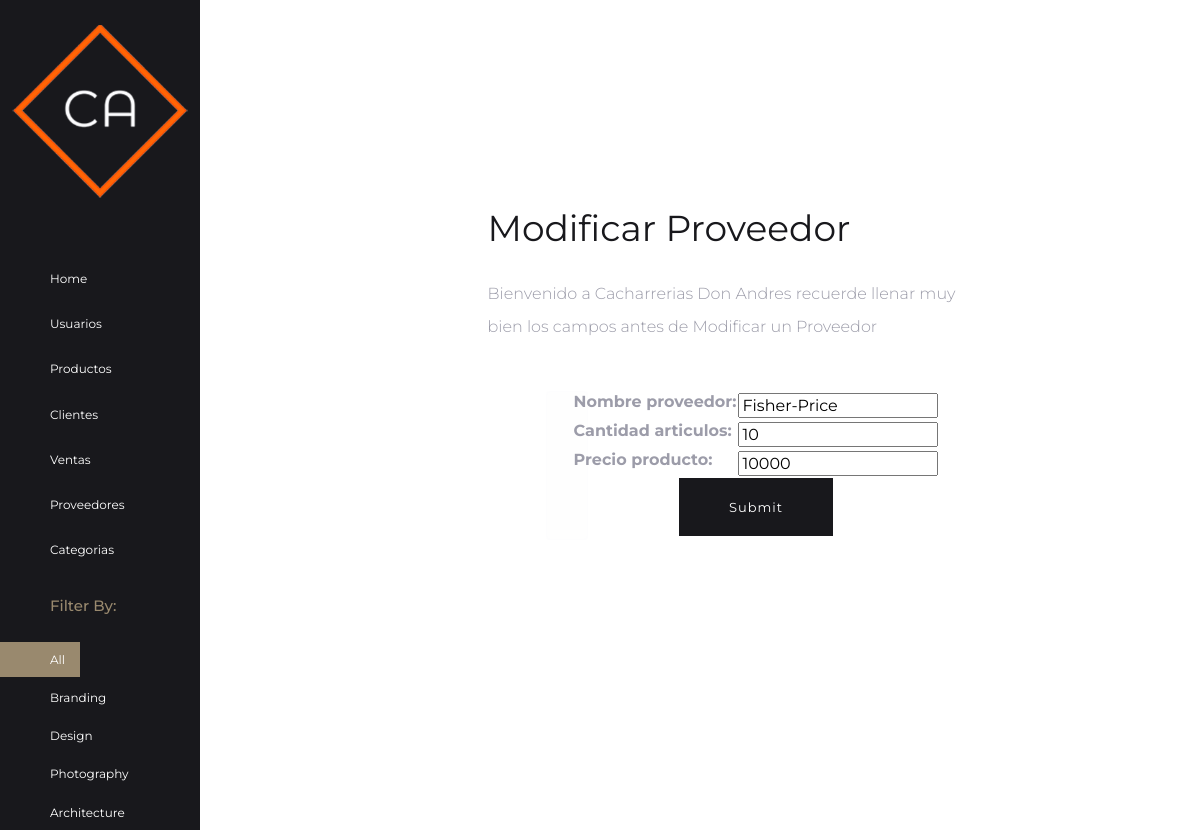
Page /resulmodiproveedor/3 on the committed database.
### api/models.py (models this page shows, shortened)
class Proveedor(models.Model):
    id_proveedor = models.AutoField(primary_key=True)
    nombre_proveedor = models.CharField(max_length=100)
    cantidad_articulos = models.IntegerField()
    precio_producto = models.IntegerField()
    createdAt = models.DateTimeField(auto_now_add=True)
    objects = ProveedorManager()
    class Meta:
        ordering = ["id_proveedor"]

### fron/views.py (the view)
# urls.py: path('resulmodiproveedor/<int:id_proveedor>',FormularioProveedorView.resultados_proveedor),
    def resultados_proveedor(request,id_proveedor):
            id_proveedor= int (id_proveedor)
            try:
                proveedor_sel = Proveedor.objects.get( id_proveedor =  id_proveedor)
            except  Proveedor.DoesNotExist:
                return render(request, "resultados_proveedor.html")
            miformulario = FormularioProveedor(request.POST or None,instance= proveedor_sel)
            if miformulario.is_valid():
                miformulario.save()
                miformulario = FormularioProveedor()
                mensaje=("Proveedor Actualizado")
                return render(request,"resultados_proveedor.html",{"mensaje":mensaje})
            return render(request,"resultados_proveedor.html",{"miformulario":miformulario})

### fron/forms.py
class FormularioProveedor(forms.ModelForm):
 class Meta:
      model = Proveedor
      fields = '__all__'

### fron/templates/resultados_proveedor.html (shortened to what this page needs)
{% extends "padre.html" %}
{% load static %}
{% block content %}
<div class="col-lg-10 col-md-9 col-12 body_block  align-content-center">
    <div>
        <div class="img_card">
            <div class="row justify-content-center">
                <div class="col-md-6 col-7 content_section">
                    <div class="content_box">
                        <div class="content_box_inner">
                            <div>
                                <h3>
                                   Modificar Proveedor
                                </h3>
                                <p>
                               Bienvenido a Cacharrerias Don Andres recuerde llenar muy bien los campos antes de Modificar un Proveedor
                                </p>
                                <br>
                                <div class="mt75 row justify-content-center">
                                    <br>
                                    <br>
                                    <div class="alert alert-light" role="alert">{{mensaje}}</div>
                                    <center>
                                        <form method = 'POST' enctype="multipart/form-data">
                                            <div class = "mt75 row justify-content-center" >
                                                <table>{{miformulario.as_table}}</table>
                                            </div>
                                            <button type="submit" class="btn btn-lg btn-warning">Submit</button>
                                        </form>
                                    </center>
                            </div>
                        </div>
                    </div>
                </div>
            </div>
        </div>
    </div>
</div>
{% endblock %}

### fron/static/css/main.css (style rules this page uses)
body { font-size: 20px; line-height: 1.6; font-weight: 300; font-family: "Montserrat", sans-serif; color: #9c9ca9; font-style: normal; overflow-x: hidden; }
h1, h2, h3, h4, h5, h6 { font-family: "Montserrat", sans-serif; font-weight: 400; color: #18181c; line-height: 1.3; }
h3, .h3 { font-size: 36px; margin-bottom: 25px; }
p { font-size: 16px; font-family: "Montserrat", sans-serif; margin: 0 0 15px; line-height: 2.1; font-weight: 300; color: #9c9ca9; }
.body_block { background-color: #ffffff; padding: 50px 30px; }
.img_card { position: relative; }
.img_card .content_section { background-color: #ffffff; position: relative; padding: 50px 0; }
.img_card .content_section .content_box { position: relative; left: 0; right: 0; margin-right: -75px; z-index: 999; top: 0; width: auto; bottom: 0; padding: 15px; min-height: 500px; background-color: #ffffff; }
.img_card .content_section .content_box .content_box_inner { padding: 25px 20px 25px 15px; }
.btn { font-size: 13px; line-height: 1.7; text-transform: capitalize; color: #fff; font-weight: 400; padding: 15px 50px; border-radius: 0; outline: 0 !important; border: none; cursor: pointer; letter-spacing: 1px; background-color: #18181c; -webkit-transition: all 300ms ease-in-out; transition: all 300ms ease-in-out; }
.btn-lg { padding: 18px 50px; }

### rows in the picture
Proveedor: nombre_proveedor "Fisher-Price", cantidad_articulos "10", precio_producto "10000"
